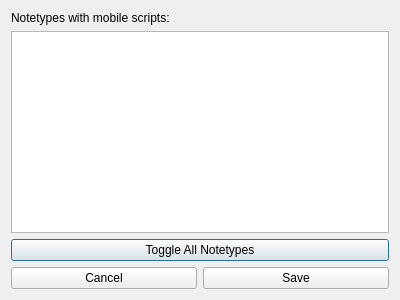
<?xml version="1.0" encoding="UTF-8"?>
<ui version="4.0">
 <class>Dialog</class>
 <widget class="QDialog" name="Dialog">
  <property name="geometry">
   <rect>
    <x>0</x>
    <y>0</y>
    <width>400</width>
    <height>300</height>
   </rect>
  </property>
  <property name="windowTitle">
   <string>Dialog</string>
  </property>
  <layout class="QVBoxLayout" name="verticalLayout">
   <item>
    <widget class="QLabel" name="label">
     <property name="text">
      <string>Notetypes with mobile scripts:</string>
     </property>
    </widget>
   </item>
   <item>
    <widget class="QListWidget" name="notetypes"/>
   </item>
   <item>
    <widget class="QPushButton" name="toggle_all_notetypes">
     <property name="text">
      <string>Toggle All Notetypes</string>
     </property>
    </widget>
   </item>
   <item>
    <layout class="QHBoxLayout" name="horizontalLayout_2">
     <item>
      <widget class="QPushButton" name="cancel">
       <property name="text">
        <string>Cancel</string>
       </property>
      </widget>
     </item>
     <item>
      <widget class="QPushButton" name="save">
       <property name="text">
        <string>Save</string>
       </property>
      </widget>
     </item>
    </layout>
   </item>
  </layout>
 </widget>
 <resources/>
 <connections/>
</ui>
